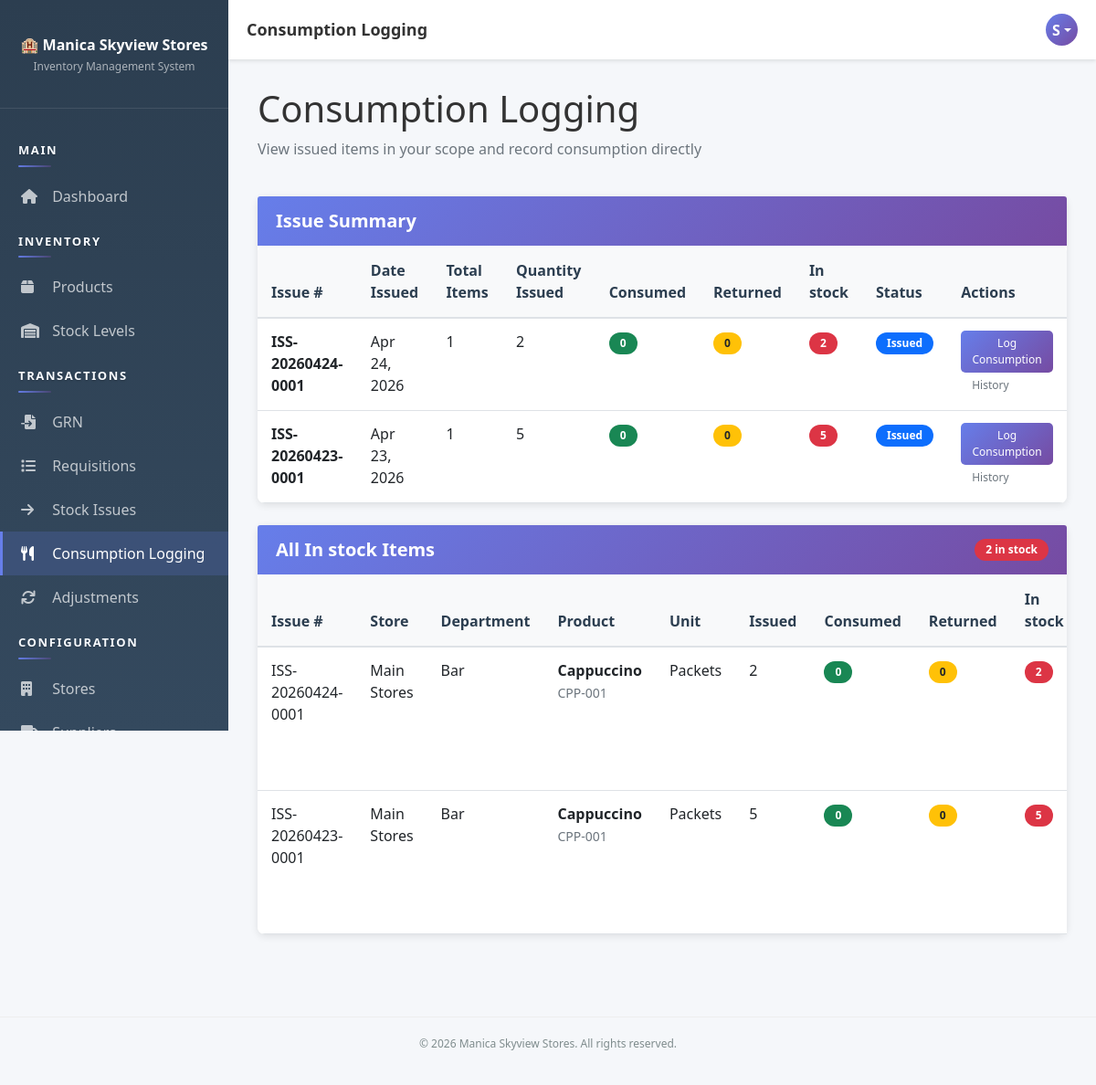
The page /pages/stock-issues/consumption.php (signed in) on the database as committed earlier.
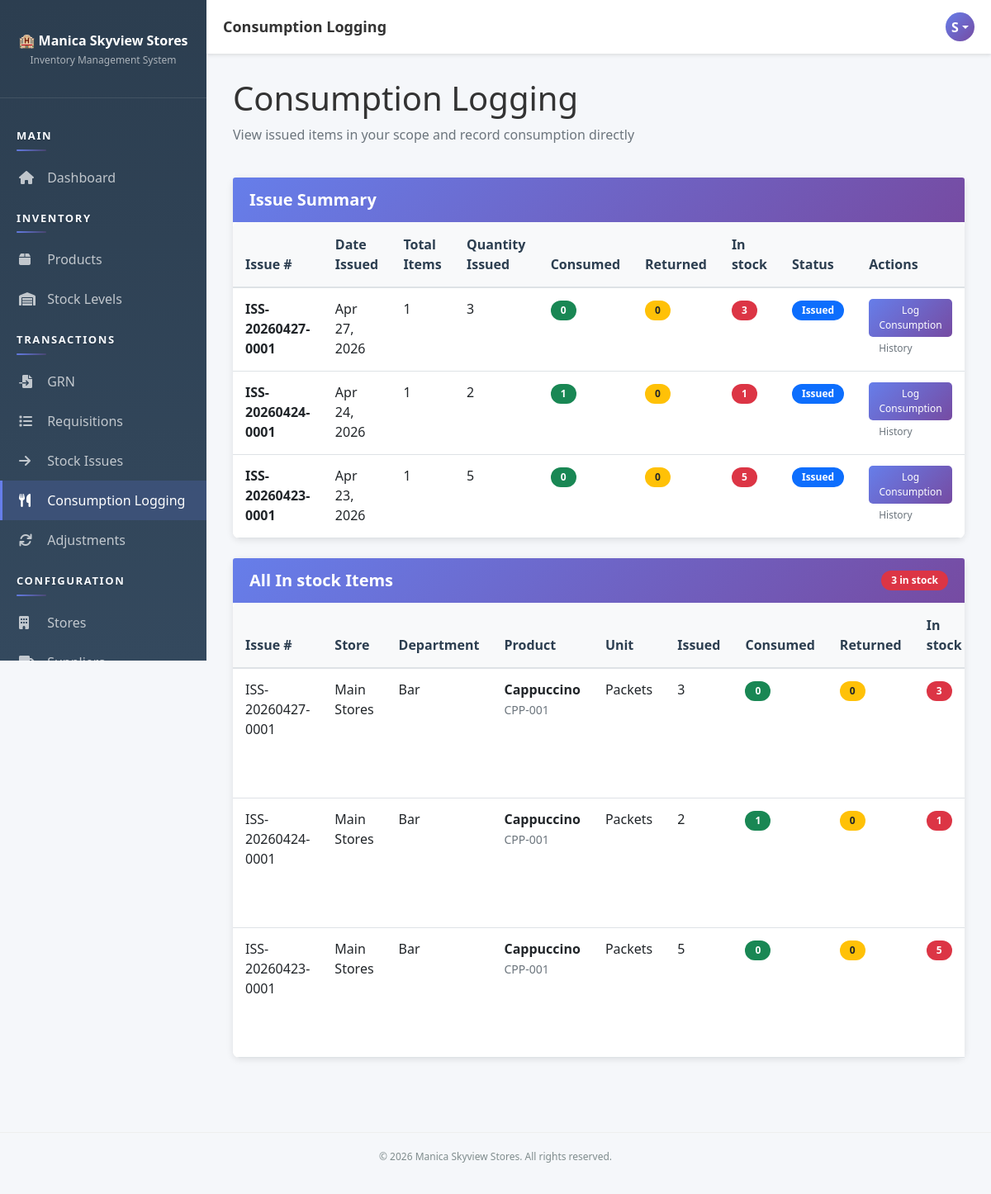
The same page on the database as committed later.
### tables this page shows
CREATE TABLE `stock_issues` (
  `issue_id` int(11) NOT NULL AUTO_INCREMENT,
  `issue_number` varchar(50) NOT NULL,
  `requisition_id` int(11) DEFAULT NULL,
  `store_id` int(11) NOT NULL,
  `department_id` int(11) NOT NULL,
  `issued_by` int(11) NOT NULL,
  `issue_date` datetime DEFAULT current_timestamp(),
  `received_by` int(11) DEFAULT NULL,
  `received_date` datetime DEFAULT NULL,
  `status` enum('issued','received','cancelled') DEFAULT 'issued',
  `notes` text DEFAULT NULL,
  `created_at` timestamp NOT NULL DEFAULT current_timestamp(),
  `updated_at` timestamp NOT NULL DEFAULT current_timestamp() ON UPDATE current_timestamp(),
  PRIMARY KEY (`issue_id`),
  UNIQUE KEY `issue_number` (`issue_number`),
  KEY `requisition_id` (`requisition_id`),
  KEY `store_id` (`store_id`),
  KEY `department_id` (`department_id`),
  KEY `issued_by` (`issued_by`),
  KEY `received_by` (`received_by`),
  KEY `idx_issue_date` (`issue_date`),
  CONSTRAINT `stock_issues_ibfk_1` FOREIGN KEY (`requisition_id`) REFERENCES `requisitions` (`requisition_id`),
  CONSTRAINT `stock_issues_ibfk_2` FOREIGN KEY (`store_id`) REFERENCES `stores` (`store_id`),
  CONSTRAINT `stock_issues_ibfk_3` FOREIGN KEY (`department_id`) REFERENCES `departments` (`dept_id`),
  CONSTRAINT `stock_issues_ibfk_4` FOREIGN KEY (`issued_by`) REFERENCES `users` (`user_id`),
  CONSTRAINT `stock_issues_ibfk_5` FOREIGN KEY (`received_by`) REFERENCES `users` (`user_id`)
);

CREATE TABLE `stock_issue_items` (
  `issue_item_id` int(11) NOT NULL AUTO_INCREMENT,
  `issue_id` int(11) NOT NULL,
  `product_id` int(11) NOT NULL,
  `quantity_issued` int(11) NOT NULL,
  `quantity_consumed` int(11) NOT NULL DEFAULT 0,
  `quantity_returned` int(11) NOT NULL DEFAULT 0,
  `batch_number` varchar(50) DEFAULT NULL,
  `expiry_date` date DEFAULT NULL,
  `unit_price` decimal(10,2) DEFAULT NULL,
  `remarks` text DEFAULT NULL,
  `created_at` timestamp NOT NULL DEFAULT current_timestamp(),
  `updated_at` timestamp NOT NULL DEFAULT current_timestamp() ON UPDATE current_timestamp(),
  PRIMARY KEY (`issue_item_id`),
  KEY `issue_id` (`issue_id`),
  KEY `product_id` (`product_id`),
  CONSTRAINT `stock_issue_items_ibfk_1` FOREIGN KEY (`issue_id`) REFERENCES `stock_issues` (`issue_id`) ON DELETE CASCADE,
  CONSTRAINT `stock_issue_items_ibfk_2` FOREIGN KEY (`product_id`) REFERENCES `products` (`product_id`)
);

CREATE TABLE `stores` (
  `store_id` int(11) NOT NULL AUTO_INCREMENT,
  `store_name` varchar(100) NOT NULL,
  `store_code` varchar(20) NOT NULL,
  `location` varchar(100) DEFAULT NULL,
  `responsible_user_id` int(11) DEFAULT NULL,
  `description` text DEFAULT NULL,
  `status` enum('active','inactive') DEFAULT 'active',
  `created_at` timestamp NOT NULL DEFAULT current_timestamp(),
  `updated_at` timestamp NOT NULL DEFAULT current_timestamp() ON UPDATE current_timestamp(),
  PRIMARY KEY (`store_id`),
  UNIQUE KEY `store_code` (`store_code`),
  KEY `responsible_user_id` (`responsible_user_id`),
  CONSTRAINT `stores_ibfk_1` FOREIGN KEY (`responsible_user_id`) REFERENCES `users` (`user_id`)
);

CREATE TABLE `departments` (
  `dept_id` int(11) NOT NULL AUTO_INCREMENT,
  `dept_name` varchar(100) NOT NULL,
  `dept_code` varchar(20) NOT NULL,
  `head_user_id` int(11) DEFAULT NULL,
  `status` enum('active','inactive') DEFAULT 'active',
  `monthly_budget` decimal(12,2) NOT NULL DEFAULT 0.00,
  `weekly_budget` decimal(12,2) NOT NULL DEFAULT 0.00,
  `created_at` timestamp NOT NULL DEFAULT current_timestamp(),
  PRIMARY KEY (`dept_id`),
  UNIQUE KEY `dept_code` (`dept_code`),
  KEY `head_user_id` (`head_user_id`),
  CONSTRAINT `departments_ibfk_1` FOREIGN KEY (`head_user_id`) REFERENCES `users` (`user_id`)
);

CREATE TABLE `products` (
  `product_id` int(11) NOT NULL AUTO_INCREMENT,
  `product_name` varchar(100) NOT NULL,
  `product_code` varchar(50) NOT NULL,
  `category_id` int(11) NOT NULL,
  `unit_of_measure` varchar(20) DEFAULT NULL,
  `reorder_level` int(11) DEFAULT 10,
  `reorder_quantity` int(11) DEFAULT 50,
  `status` enum('active','inactive') DEFAULT 'active',
  `created_at` timestamp NOT NULL DEFAULT current_timestamp(),
  `updated_at` timestamp NOT NULL DEFAULT current_timestamp() ON UPDATE current_timestamp(),
  PRIMARY KEY (`product_id`),
  UNIQUE KEY `product_code` (`product_code`),
  KEY `category_id` (`category_id`),
  KEY `idx_product_code` (`product_code`),
  CONSTRAINT `products_ibfk_1` FOREIGN KEY (`category_id`) REFERENCES `categories` (`category_id`)
);

### pages/stock-issues/consumption.php (the view, shortened to what the changed rows need)
<?php
require_once __DIR__ . '/../../app/bootstrap.php';
$currentUser = getCurrentUser();
$userId = $currentUser['user_id'];
$isApprover = can('stock-issues.approve');
$db = Database::getInstance()->getConnection();
$result = $db->query("SHOW TABLES LIKE 'consumption_permissions'");
$tablesExist = $result->num_rows > 0;
$issueController = new StockIssueController();
$tableError = false;
$issues = [];
$pendingItems = [];
if ($tablesExist) {
    $issues = $issueController->getConsumableIssuesForUser($userId, true);
    $pendingItems = $issueController->getPendingConsumptionItemsForUser($userId);
}
$pageTitle = 'Consumption Logging';
?>
<?php include __DIR__ . '/../../app/views/layout-header.php'; ?>
<div class="container-fluid">
    <div class="row mb-4">
        <div class="col">
            <h1><?php echo htmlspecialchars($pageTitle); ?></h1>
        </div>
    </div>
    <?php if ($tableError): ?>
        <div class="alert alert-warning alert-dismissible fade show" role="alert">
            <strong>⚠️ Setup Required</strong><br>
            The consumption tracking feature requires database tables that have not been created yet.
            Please run the updated <code>database/schema.sql</code> file to enable this feature.
            <button type="button" class="btn-close" data-bs-dismiss="alert"></button>
        </div>
    <?php else: ?>
        <?php if (!empty($issues)): ?>
            <div class="card mb-4">
                <div class="card-header">
                    <h5 class="mb-0">Issue Summary</h5>
                </div>
                <div class="table-responsive">
                    <table class="table table-hover mb-0">
                        <thead class="table-light">
                            <tr>
                                <th>Issue #</th>
                                <th>Date Issued</th>
                                <th>Total Items</th>
                                <th>Quantity Issued</th>
                                <th>Consumed</th>
                                <th>Returned</th>
                                <th>In stock</th>
                                <th>Status</th>
                                <th>Actions</th>
                            </tr>
                        </thead>
                        <tbody>
                            <?php foreach ($issues as $issue):
                                $pending = (int)$issue['total_quantity_issued'] - (int)($issue['total_quantity_consumed'] ?? 0) - (int)($issue['total_quantity_returned'] ?? 0);
                            ?>
                                <tr>
                                    <td>
                                        <strong><?php echo htmlspecialchars($issue['issue_number']); ?></strong>
                                    </td>
                                    <td><?php echo date('M d, Y', strtotime($issue['issue_date'])); ?></td>
                                    <td><?php echo (int)$issue['total_items']; ?></td>
                                    <td><?php echo (int)$issue['total_quantity_issued']; ?></td>
                                    <td>
                                        <span class="badge bg-success"><?php echo (int)($issue['total_quantity_consumed'] ?? 0); ?></span>
                                    </td>
                                    <td>
                                        <span class="badge bg-warning text-dark"><?php echo (int)($issue['total_quantity_returned'] ?? 0); ?></span>
                                    </td>
                                    <td>
                                        <?php if ($pending > 0): ?>
                                            <span class="badge bg-danger"><?php echo $pending; ?></span>
                                        <?php else: ?>
                                            <span class="badge bg-secondary">Done</span>
                                        <?php endif; ?>
                                    </td>
                                    <td>
                                        <span class="badge bg-<?php echo $issue['status'] === 'received' ? 'info' : 'primary'; ?>">
                                            <?php echo ucfirst($issue['status']); ?>
                                        </span>
                                    </td>
                                    <td>
                                        <a href="<?php echo SITE_URL; ?>pages/stock-issues/log-consumption.php?issue_id=<?php echo (int)$issue['issue_id']; ?>"
                                           class="btn btn-sm btn-primary">
                                            Log Consumption
                                        </a>
                                        <a href="<?php echo SITE_URL; ?>pages/stock-issues/consumption-history.php?issue_id=<?php echo (int)$issue['issue_id']; ?>"
                                           class="btn btn-sm btn-outline-secondary">
                                            History
                                        </a>
                                    </td>
                                </tr>
                            <?php endforeach; ?>
                        </tbody>
                    </table>
                </div>
            </div>
        <?php endif; ?>
        <div class="card">
            <div class="card-header d-flex justify-content-between align-items-center">
                <h5 class="mb-0">All In stock Items</h5>
                <span class="badge bg-danger"><?php echo count($pendingItems); ?> in stock</span>
            </div>
            <?php if (empty($pendingItems)): ?>
                <div class="card-body">
                    <div class="alert alert-info mb-0" role="alert">
                        No in stock items found. All issued items are fully accounted for.
                    </div>
                </div>
            <?php else: ?>
                <div class="table-responsive">
                    <table class="table table-hover mb-0">
                        <thead class="table-light">
                            <tr>
                                <th>Issue #</th>
                                <?php if ($isApprover): ?>
                                    <th>Store</th>
                                    <th>Department</th>
                                <?php endif; ?>
                                <th>Product</th>
                                <th>Unit</th>
                                <th>Issued</th>
                                <th>Consumed</th>
                                <th>Returned</th>
                                <th>In stock</th>
                            </tr>
                        </thead>
                        <tbody>
                            <?php foreach ($pendingItems as $item): ?>
                                <tr>
                                    <td><?php echo htmlspecialchars($item['issue_number']); ?></td>
                                    <?php if ($isApprover): ?>
                                        <td><?php echo htmlspecialchars($item['store_name']); ?></td>
                                        <td><?php echo htmlspecialchars($item['dept_name']); ?></td>
                                    <?php endif; ?>
                                    <td>
                                        <strong><?php echo htmlspecialchars($item['product_name']); ?></strong><br>
                                        <small class="text-muted"><?php echo htmlspecialchars($item['product_code']); ?></small>
                                    </td>
                                    <td><?php echo htmlspecialchars($item['unit_of_measure']); ?></td>
                                    <td><?php echo (int)$item['quantity_issued']; ?></td>
                                    <td><span class="badge bg-success"><?php echo (int)$item['quantity_consumed']; ?></span></td>
                                    <td><span class="badge bg-warning text-dark"><?php echo (int)$item['quantity_returned']; ?></span></td>
                                    <td><span class="badge bg-danger"><?php echo (int)$item['quantity_pending']; ?></span></td>
                                </tr>
                            <?php endforeach; ?>
                        </tbody>
                    </table>
                </div>
            <?php endif; ?>
        </div>
    <?php endif; ?>
</div>
<?php include __DIR__ . '/../../app/views/layout-footer.php'; ?>

Rows that differ between the two databases and show on the page:
added stock_issues: issue_number "ISS-20260427-0001", issue_date "Apr 27, 2026", total_items "1", total_quantity_issued "3", total_quantity_consumed "0", total_quantity_returned "0", pending "3", status "Issued"
computed for stock_issues "ISS-20260424-0001": total_quantity_consumed "0" → "1"; pending "2" → "1"
added stock_issue_items: issue.issue_number "ISS-20260427-0001", stores.store_name "Main Stores", departments.dept_name "Bar", product.product_name "Cappuccino", product.product_code "CPP-001", product.unit_of_measure "Packets", quantity_issued "3", quantity_consumed "0", quantity_returned "0", quantity_pending "3"
changed stock_issue_items "ISS-20260424-0001": quantity_consumed "0" → "1"; quantity_pending "2" → "1"
Other text that changed with them:
count($pendingItems): "2" → "3"
